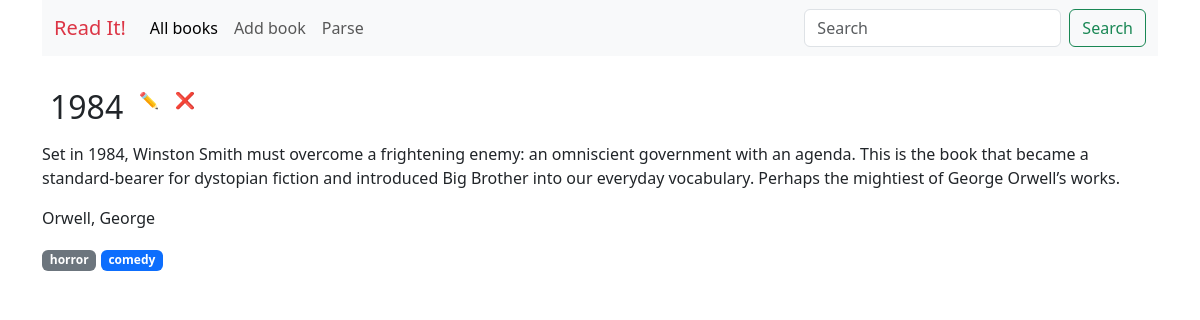
The page /book/1/ on the database as committed earlier.
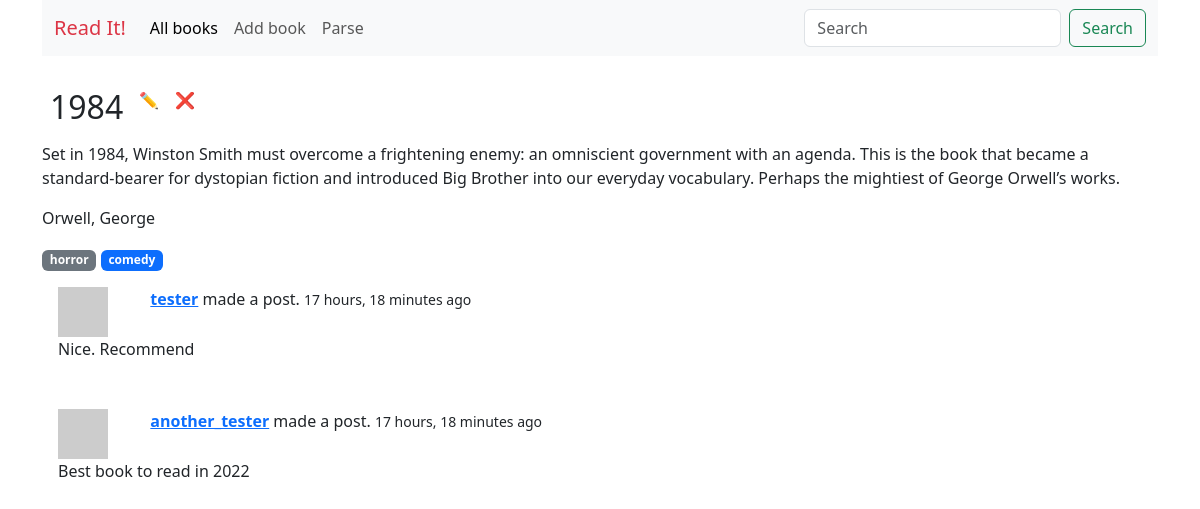
The same page on the database as committed later.
### book/models.py (models this page shows, shortened)
class Genre(models.Model):
    name = models.CharField(max_length=50)
    def __str__(self):
        return self.name

class BookFeedBack(models.Model):
    books = models.ForeignKey(Book, on_delete=models.CASCADE, related_name="book_feedback")
    user = models.ForeignKey(BooksUser, on_delete=models.CASCADE, related_name="books_user", null=True)
    text = models.TextField()
    created_date = models.DateField(auto_now_add=True)
    updated_date = models.DateField(auto_now=True)

class BooksUser(models.Model):
    username = models.CharField(max_length=255)

### book/views.py (the view)
# urls.py: path('book/<int:id>/', views.BookDetailView.as_view(), name="book"),
class BookDetailView(generic.DetailView):
    template_name = "book/book_detail.html"
    def get_object(self, **kwargs):
        book_id = self.kwargs.get('id')
        return get_object_or_404(models.Book, id=book_id)
    def get_context_data(self, **kwargs):
        context = super().get_context_data(**kwargs)
        genres = models.Genre.objects.all()
        context['badge_classes'] = ["bg-success", "bg-primary", "bg-secondary", "bg-danger"]
        context['genres'] = genres
        return context

### book/models.py (called while the page is built)
    def __str__(self):
        return f'{self.last_name}, {self.first_name}'

### book/templates/book/book_detail.html (shortened to what this page needs)
{% extends 'main.html' %}
{% block content %}
<div class="container-md">
   <div>
      <div class="d-flex">
         <div class="p-2">
            <h2>{{ object.title }}</h2>
         </div>
         <a href="/books/{{ object.id }}/update/" class="p-2 text-decoration-none">✏</a>
         <a href="/books/{{ object.id }}/delete/" class="p-2 text-decoration-none">❌</a>
      </div>
      <p>{{ object.description }}</p>
      <p>{{ object.author }}</p>
      {% if object.genre %}
      {% for genre in object.genre.all %}
      <a href="#" class="badge {{ badge_classes|random }} text-decoration-none">{{genre}}</a>
      {% endfor %}
      {% endif%}
   </div>
   {% for comment in object.book_feedback.all %}
   <div class="container p-3">
      <div class="row justify-content-start">
         <div class="col-1">
            <img src="https://picsum.photos/50/50" alt="">
         </div>
         <div class="col h-5">
            <a href="#"><b>{{ comment.user.username }}</b></a>
            made a post.
            <small>{{ comment.created_date|timesince }} ago</small>
         </div>
      </div>
      <div class="row">
         <div class="col">
            <p>{{ comment.text }}</p>
         </div>
      </div>
   </div>
   {% endfor %}
</div>
{% endblock content %}

Rows that differ between the two databases and show on the page:
added BookFeedBack: user.username "tester", created_date "17 hours, 18 minutes", text "Nice. Recommend"
added BookFeedBack: user.username "another_tester", created_date "17 hours, 18 minutes", text "Best book to read in 2022"
